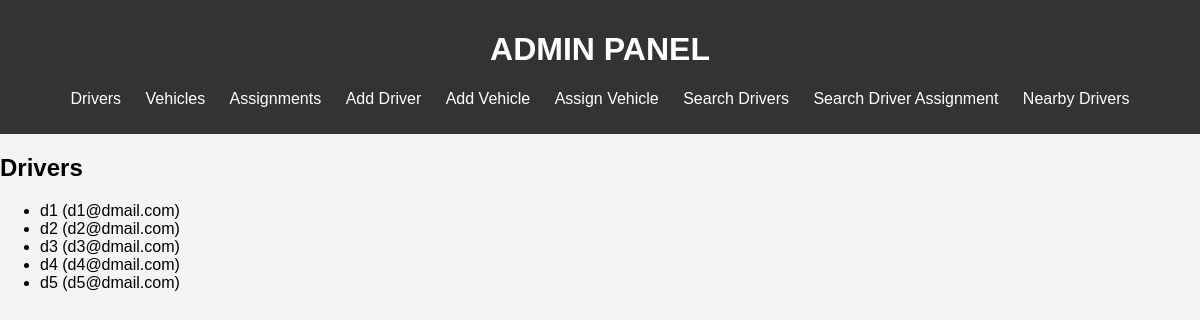
Page /api/admin/driver_list/ on the committed database.
### mapping/models.py (models this page shows, shortened)
class Driver(models.Model):
    driver_id = models.AutoField(primary_key=True)
    name = models.CharField(max_length=255)
    email = models.EmailField(unique=True)
    phone = models.CharField(max_length=15, unique=True)
    location = models.CharField(max_length=255, blank=True, null=True)

### mapping/views.py (the view)
# urls.py: path('admin/driver_list/', views.driver_list, name='driver_list'),
def driver_list(request):
    drivers = Driver.objects.all()
    return render(request, 'driver_list.html', {'drivers': drivers})

### mapping/templates/driver_list.html
{% extends 'base.html' %}
{% block content %}
    <h2>Drivers</h2>
    <ul>
        {% for driver in drivers %}
            <li>{{ driver.name }} ({{ driver.email }})</li>
        {% endfor %}
    </ul>
{% endblock %}

### mapping/templates/base.html (style rules this page uses)
body { font-family: Arial, sans-serif; margin: 0; padding: 0; background-color: #f4f4f4; }

### rows in the picture
Driver: name "d1", email "d1@dmail.com"
Driver: name "d2", email "d2@dmail.com"
Driver: name "d3", email "d3@dmail.com"
Driver: name "d4", email "d4@dmail.com"
Driver: name "d5", email "d5@dmail.com"
